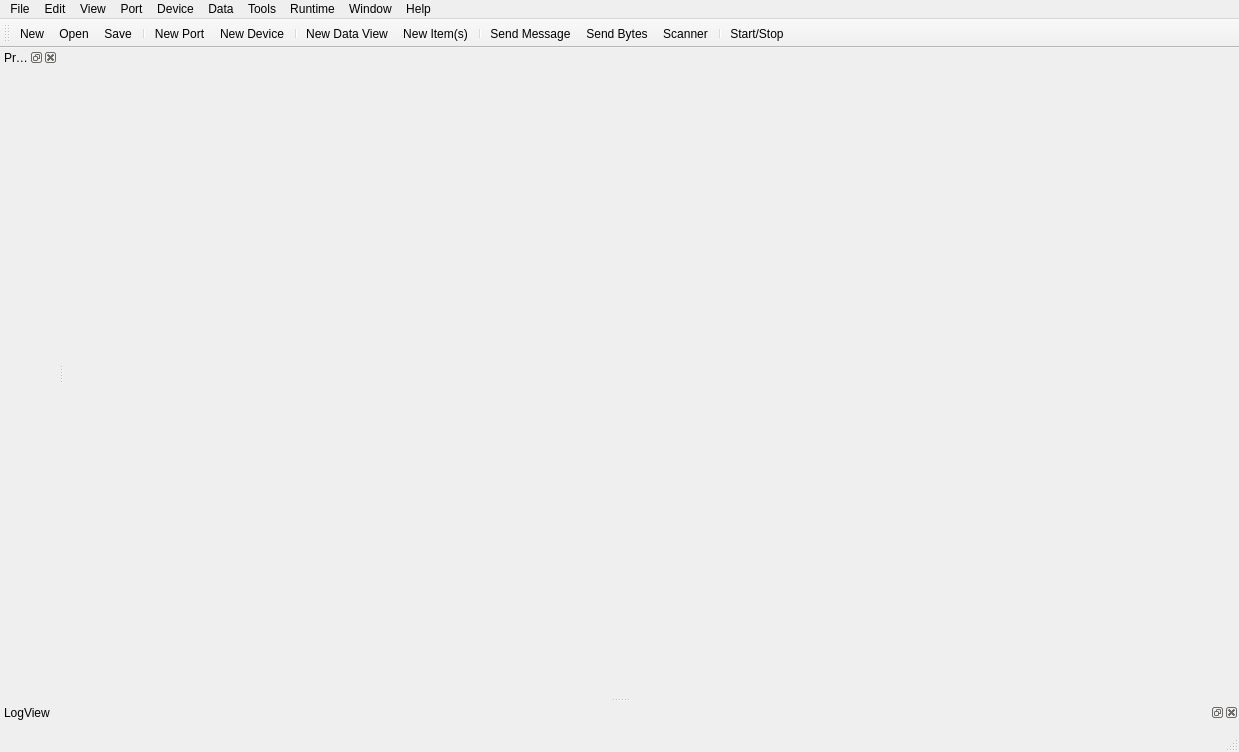
<?xml version="1.0" encoding="UTF-8"?>
<ui version="4.0">
 <class>mbClientUi</class>
 <widget class="QMainWindow" name="mbClientUi">
  <property name="geometry">
   <rect>
    <x>0</x>
    <y>0</y>
    <width>1239</width>
    <height>752</height>
   </rect>
  </property>
  <property name="windowTitle">
   <string>Client</string>
  </property>
  <property name="windowIcon">
   <iconset resource="client_rsc.qrc">
    <normaloff>:/client/icons/client.ico</normaloff>:/client/icons/client.ico</iconset>
  </property>
  <property name="dockNestingEnabled">
   <bool>false</bool>
  </property>
  <property name="dockOptions">
   <set>QMainWindow::AllowTabbedDocks|QMainWindow::AnimatedDocks</set>
  </property>
  <widget class="QWidget" name="centralwidget">
   <layout class="QVBoxLayout" name="verticalLayout">
    <property name="spacing">
     <number>5</number>
    </property>
    <property name="leftMargin">
     <number>4</number>
    </property>
    <property name="topMargin">
     <number>4</number>
    </property>
    <property name="rightMargin">
     <number>4</number>
    </property>
    <property name="bottomMargin">
     <number>4</number>
    </property>
   </layout>
  </widget>
  <widget class="QMenuBar" name="menubar">
   <property name="geometry">
    <rect>
     <x>0</x>
     <y>0</y>
     <width>1239</width>
     <height>21</height>
    </rect>
   </property>
   <widget class="QMenu" name="menuFile">
    <property name="title">
     <string>File</string>
    </property>
    <addaction name="actionFileNew"/>
    <addaction name="separator"/>
    <addaction name="actionFileOpen"/>
    <addaction name="actionFileRecent"/>
    <addaction name="actionFileClose"/>
    <addaction name="actionFileSave"/>
    <addaction name="actionFileSaveAs"/>
    <addaction name="actionFileEdit"/>
    <addaction name="actionFileImportProject"/>
    <addaction name="actionFileInfo"/>
    <addaction name="separator"/>
    <addaction name="actionFileQuit"/>
   </widget>
   <widget class="QMenu" name="menuView">
    <property name="title">
     <string>View</string>
    </property>
    <addaction name="actionViewProject"/>
    <addaction name="actionViewLogView"/>
   </widget>
   <widget class="QMenu" name="menuDevice">
    <property name="title">
     <string>Device</string>
    </property>
    <addaction name="actionDeviceNew"/>
    <addaction name="actionDeviceEdit"/>
    <addaction name="actionDeviceDelete"/>
    <addaction name="separator"/>
    <addaction name="actionDeviceImport"/>
    <addaction name="actionDeviceExport"/>
    <addaction name="separator"/>
    <addaction name="actionDeviceStatistics"/>
   </widget>
   <widget class="QMenu" name="menuDataView">
    <property name="title">
     <string>Data</string>
    </property>
    <addaction name="actionDataViewItemNew"/>
    <addaction name="actionDataViewItemEdit"/>
    <addaction name="actionDataViewItemInsert"/>
    <addaction name="actionDataViewItemDelete"/>
    <addaction name="separator"/>
    <addaction name="actionDataViewImportItems"/>
    <addaction name="actionDataViewExportItems"/>
    <addaction name="separator"/>
    <addaction name="actionDataViewNew"/>
    <addaction name="actionDataViewEdit"/>
    <addaction name="actionDataViewInsert"/>
    <addaction name="actionDataViewDelete"/>
    <addaction name="separator"/>
    <addaction name="actionDataViewImport"/>
    <addaction name="actionDataViewExport"/>
   </widget>
   <widget class="QMenu" name="menuHelp">
    <property name="title">
     <string>Help</string>
    </property>
    <addaction name="actionHelpAbout"/>
    <addaction name="actionHelpAboutQt"/>
    <addaction name="separator"/>
    <addaction name="actionHelpContents"/>
   </widget>
   <widget class="QMenu" name="menuRuntime">
    <property name="title">
     <string>Runtime</string>
    </property>
    <addaction name="actionRuntimeStartStop"/>
   </widget>
   <widget class="QMenu" name="menuEdit">
    <property name="title">
     <string>Edit</string>
    </property>
    <addaction name="actionEditCut"/>
    <addaction name="actionEditCopy"/>
    <addaction name="actionEditPaste"/>
    <addaction name="actionEditInsert"/>
    <addaction name="actionEditEdit"/>
    <addaction name="actionEditDelete"/>
    <addaction name="separator"/>
    <addaction name="actionEditSelectAll"/>
   </widget>
   <widget class="QMenu" name="menuPort">
    <property name="title">
     <string>Port</string>
    </property>
    <addaction name="actionPortNew"/>
    <addaction name="actionPortEdit"/>
    <addaction name="actionPortDelete"/>
    <addaction name="separator"/>
    <addaction name="actionPortNewDevice"/>
    <addaction name="actionPortClearAllDevices"/>
    <addaction name="separator"/>
    <addaction name="actionPortImport"/>
    <addaction name="actionPortExport"/>
    <addaction name="separator"/>
    <addaction name="actionPortStatistics"/>
   </widget>
   <widget class="QMenu" name="menuWindow">
    <property name="title">
     <string>Window</string>
    </property>
    <widget class="QMenu" name="menuWindowDataViews">
     <property name="title">
      <string>DataViews</string>
     </property>
     <addaction name="actionWindowDataViewCloseAll"/>
     <addaction name="separator"/>
    </widget>
    <addaction name="actionWindowViewSubWindow"/>
    <addaction name="actionWindowViewTabbed"/>
    <addaction name="separator"/>
    <addaction name="menuWindowDataViews"/>
    <addaction name="separator"/>
    <addaction name="actionWindowCloseAll"/>
    <addaction name="separator"/>
    <addaction name="actionWindowTile"/>
    <addaction name="actionWindowCascade"/>
   </widget>
   <widget class="QMenu" name="menuTools">
    <property name="title">
     <string>Tools</string>
    </property>
    <addaction name="actionToolsSettings"/>
    <addaction name="actionToolsSendMessage"/>
    <addaction name="actionToolsSendBytes"/>
    <addaction name="actionToolsScanner"/>
   </widget>
   <addaction name="menuFile"/>
   <addaction name="menuEdit"/>
   <addaction name="menuView"/>
   <addaction name="menuPort"/>
   <addaction name="menuDevice"/>
   <addaction name="menuDataView"/>
   <addaction name="menuTools"/>
   <addaction name="menuRuntime"/>
   <addaction name="menuWindow"/>
   <addaction name="menuHelp"/>
  </widget>
  <widget class="QStatusBar" name="statusbar"/>
  <widget class="QDockWidget" name="dockLogView">
   <property name="windowTitle">
    <string>LogView</string>
   </property>
   <attribute name="dockWidgetArea">
    <number>8</number>
   </attribute>
   <widget class="QWidget" name="wgtLogView">
    <layout class="QVBoxLayout" name="verticalLayout_3">
     <property name="spacing">
      <number>5</number>
     </property>
     <property name="leftMargin">
      <number>4</number>
     </property>
     <property name="topMargin">
      <number>4</number>
     </property>
     <property name="rightMargin">
      <number>4</number>
     </property>
     <property name="bottomMargin">
      <number>4</number>
     </property>
    </layout>
   </widget>
  </widget>
  <widget class="QDockWidget" name="dockProject">
   <property name="windowTitle">
    <string>Project</string>
   </property>
   <attribute name="dockWidgetArea">
    <number>1</number>
   </attribute>
   <widget class="QWidget" name="dockProjectContents">
    <layout class="QVBoxLayout" name="verticalLayout_2">
     <property name="spacing">
      <number>5</number>
     </property>
     <property name="leftMargin">
      <number>4</number>
     </property>
     <property name="topMargin">
      <number>4</number>
     </property>
     <property name="rightMargin">
      <number>4</number>
     </property>
     <property name="bottomMargin">
      <number>4</number>
     </property>
    </layout>
   </widget>
  </widget>
  <widget class="QToolBar" name="toolBar">
   <property name="windowTitle">
    <string>toolBar</string>
   </property>
   <attribute name="toolBarArea">
    <enum>TopToolBarArea</enum>
   </attribute>
   <attribute name="toolBarBreak">
    <bool>false</bool>
   </attribute>
   <addaction name="actionFileNew"/>
   <addaction name="actionFileOpen"/>
   <addaction name="actionFileSave"/>
   <addaction name="separator"/>
   <addaction name="actionPortNew"/>
   <addaction name="actionDeviceNew"/>
   <addaction name="separator"/>
   <addaction name="actionDataViewNew"/>
   <addaction name="actionDataViewItemNew"/>
   <addaction name="separator"/>
   <addaction name="actionToolsSendMessage"/>
   <addaction name="actionToolsSendBytes"/>
   <addaction name="actionToolsScanner"/>
   <addaction name="separator"/>
   <addaction name="actionRuntimeStartStop"/>
  </widget>
  <action name="actionFileNew">
   <property name="icon">
    <iconset resource="../../core/gui/core_rsc.qrc">
     <normaloff>:/core/icons/filenew.png</normaloff>:/core/icons/filenew.png</iconset>
   </property>
   <property name="text">
    <string>New...</string>
   </property>
  </action>
  <action name="actionFileOpen">
   <property name="icon">
    <iconset resource="../../core/gui/core_rsc.qrc">
     <normaloff>:/core/icons/fileopen.png</normaloff>:/core/icons/fileopen.png</iconset>
   </property>
   <property name="text">
    <string>Open...</string>
   </property>
  </action>
  <action name="actionHelpContents">
   <property name="text">
    <string>Contents</string>
   </property>
  </action>
  <action name="actionFileSave">
   <property name="icon">
    <iconset resource="../../core/gui/core_rsc.qrc">
     <normaloff>:/core/icons/filesave.png</normaloff>:/core/icons/filesave.png</iconset>
   </property>
   <property name="text">
    <string>Save</string>
   </property>
  </action>
  <action name="actionFileSaveAs">
   <property name="icon">
    <iconset resource="../../core/gui/core_rsc.qrc">
     <normaloff>:/core/icons/filesaveall.png</normaloff>:/core/icons/filesaveall.png</iconset>
   </property>
   <property name="text">
    <string>Save As...</string>
   </property>
  </action>
  <action name="actionViewProject">
   <property name="text">
    <string>Project</string>
   </property>
  </action>
  <action name="actionViewLogView">
   <property name="text">
    <string>LogView</string>
   </property>
  </action>
  <action name="actionRuntimeStartStop">
   <property name="icon">
    <iconset resource="../../core/gui/core_rsc.qrc">
     <normaloff>:/core/icons/play.png</normaloff>:/core/icons/play.png</iconset>
   </property>
   <property name="text">
    <string>Start/Stop</string>
   </property>
  </action>
  <action name="actionDataViewInsert">
   <property name="text">
    <string>Insert Data View</string>
   </property>
  </action>
  <action name="actionDataViewNew">
   <property name="icon">
    <iconset resource="../../core/gui/core_rsc.qrc">
     <normaloff>:/core/icons/dataview.png</normaloff>:/core/icons/dataview.png</iconset>
   </property>
   <property name="text">
    <string>New Data View...</string>
   </property>
  </action>
  <action name="actionDataViewDelete">
   <property name="text">
    <string>Delete Data View</string>
   </property>
  </action>
  <action name="actionDeviceNew">
   <property name="icon">
    <iconset resource="../../core/gui/core_rsc.qrc">
     <normaloff>:/core/icons/device.png</normaloff>:/core/icons/device.png</iconset>
   </property>
   <property name="text">
    <string>New Device...</string>
   </property>
  </action>
  <action name="actionDeviceDelete">
   <property name="text">
    <string>Delete Device</string>
   </property>
  </action>
  <action name="actionDeviceEdit">
   <property name="text">
    <string>Edit Device...</string>
   </property>
  </action>
  <action name="actionFileEdit">
   <property name="icon">
    <iconset resource="../../core/gui/core_rsc.qrc">
     <normaloff>:/core/icons/edit.png</normaloff>:/core/icons/edit.png</iconset>
   </property>
   <property name="text">
    <string>Edit...</string>
   </property>
  </action>
  <action name="actionFileQuit">
   <property name="icon">
    <iconset resource="../../core/gui/core_rsc.qrc">
     <normaloff>:/core/icons/quit.png</normaloff>:/core/icons/quit.png</iconset>
   </property>
   <property name="text">
    <string>Quit</string>
   </property>
  </action>
  <action name="actionHelpAbout">
   <property name="text">
    <string>About</string>
   </property>
  </action>
  <action name="actionHelpAboutQt">
   <property name="text">
    <string>About Qt</string>
   </property>
  </action>
  <action name="actionEditInsert">
   <property name="text">
    <string>Insert</string>
   </property>
  </action>
  <action name="actionEditDelete">
   <property name="text">
    <string>Delete</string>
   </property>
  </action>
  <action name="actionEditCut">
   <property name="text">
    <string>Cut</string>
   </property>
  </action>
  <action name="actionEditCopy">
   <property name="text">
    <string>Copy</string>
   </property>
  </action>
  <action name="actionEditPaste">
   <property name="text">
    <string>Paste</string>
   </property>
  </action>
  <action name="actionEditSelectAll">
   <property name="text">
    <string>Select All</string>
   </property>
  </action>
  <action name="actionPortNew">
   <property name="icon">
    <iconset resource="../../core/gui/core_rsc.qrc">
     <normaloff>:/core/icons/port.png</normaloff>:/core/icons/port.png</iconset>
   </property>
   <property name="text">
    <string>New Port...</string>
   </property>
  </action>
  <action name="actionPortEdit">
   <property name="text">
    <string>Edit Port...</string>
   </property>
  </action>
  <action name="actionDataViewImport">
   <property name="text">
    <string>Import Data View...</string>
   </property>
  </action>
  <action name="actionDataViewExport">
   <property name="text">
    <string>Export Data View...</string>
   </property>
  </action>
  <action name="actionDataViewEdit">
   <property name="text">
    <string>Edit Data View...</string>
   </property>
  </action>
  <action name="actionToolsSettings">
   <property name="text">
    <string>Settings...</string>
   </property>
  </action>
  <action name="actionPortDelete">
   <property name="text">
    <string>Delete Port</string>
   </property>
  </action>
  <action name="actionToolsSendMessage">
   <property name="icon">
    <iconset resource="client_rsc.qrc">
     <normaloff>:/client/icons/sendmessage.png</normaloff>:/client/icons/sendmessage.png</iconset>
   </property>
   <property name="text">
    <string>Send Message ...</string>
   </property>
  </action>
  <action name="actionDataViewItemNew">
   <property name="icon">
    <iconset resource="../../core/gui/core_rsc.qrc">
     <normaloff>:/core/icons/dataviewitem.png</normaloff>:/core/icons/dataviewitem.png</iconset>
   </property>
   <property name="text">
    <string>New Item(s)...</string>
   </property>
  </action>
  <action name="actionDataViewItemEdit">
   <property name="text">
    <string>Edit Item(s)...</string>
   </property>
  </action>
  <action name="actionDataViewItemInsert">
   <property name="text">
    <string>Insert Item</string>
   </property>
  </action>
  <action name="actionDataViewItemDelete">
   <property name="text">
    <string>Delete Item(s)</string>
   </property>
  </action>
  <action name="actionWindowDataViewShowAll">
   <property name="text">
    <string>Show All</string>
   </property>
  </action>
  <action name="actionWindowShowActive">
   <property name="text">
    <string>Show Active</string>
   </property>
  </action>
  <action name="actionWindowDataViewCloseAll">
   <property name="text">
    <string>Close All</string>
   </property>
  </action>
  <action name="actionWindowCloseActive">
   <property name="text">
    <string>Close Active</string>
   </property>
  </action>
  <action name="actionWindowCascade">
   <property name="text">
    <string>Cascade</string>
   </property>
  </action>
  <action name="actionWindowTile">
   <property name="text">
    <string>Tile</string>
   </property>
  </action>
  <action name="actionPortNewDevice">
   <property name="text">
    <string>New Device...</string>
   </property>
  </action>
  <action name="actionPortClearAllDevices">
   <property name="text">
    <string>Clear All Devices</string>
   </property>
  </action>
  <action name="actionPortImport">
   <property name="text">
    <string>Import Port...</string>
   </property>
  </action>
  <action name="actionPortExport">
   <property name="text">
    <string>Export Port...</string>
   </property>
  </action>
  <action name="actionDeviceImport">
   <property name="text">
    <string>Import Device...</string>
   </property>
  </action>
  <action name="actionDeviceExport">
   <property name="text">
    <string>Export Device...</string>
   </property>
  </action>
  <action name="actionDataViewImportItems">
   <property name="text">
    <string>Import Items...</string>
   </property>
  </action>
  <action name="actionDataViewExportItems">
   <property name="text">
    <string>Export Items...</string>
   </property>
  </action>
  <action name="actionToolsScanner">
   <property name="icon">
    <iconset resource="client_rsc.qrc">
     <normaloff>:/client/icons/scanner.png</normaloff>:/client/icons/scanner.png</iconset>
   </property>
   <property name="text">
    <string>Scanner...</string>
   </property>
  </action>
  <action name="actionEditEdit">
   <property name="text">
    <string>Edit</string>
   </property>
  </action>
  <action name="actionFileInfo">
   <property name="text">
    <string>Info...</string>
   </property>
  </action>
  <action name="actionFileRecent">
   <property name="text">
    <string>Recent</string>
   </property>
  </action>
  <action name="actionFileClose">
   <property name="text">
    <string>Close</string>
   </property>
  </action>
  <action name="actionWindowViewSubWindow">
   <property name="text">
    <string>View SubWindow</string>
   </property>
  </action>
  <action name="actionWindowViewTabbed">
   <property name="text">
    <string>View Tabbed</string>
   </property>
  </action>
  <action name="actionWindowCloseAll">
   <property name="text">
    <string>Close All</string>
   </property>
  </action>
  <action name="actionFileImportProject">
   <property name="text">
    <string>Import Project ...</string>
   </property>
  </action>
  <action name="actionToolsSendBytes">
   <property name="icon">
    <iconset resource="client_rsc.qrc">
     <normaloff>:/client/icons/sendbytes.png</normaloff>:/client/icons/sendbytes.png</iconset>
   </property>
   <property name="text">
    <string>Send Bytes ...</string>
   </property>
  </action>
  <action name="actionPortStatistics">
   <property name="text">
    <string>Statistics...</string>
   </property>
  </action>
  <action name="actionDeviceStatistics">
   <property name="text">
    <string>Statistics...</string>
   </property>
  </action>
 </widget>
 <resources>
  <include location="client_rsc.qrc"/>
  <include location="../../core/gui/core_rsc.qrc"/>
 </resources>
 <connections/>
</ui>
